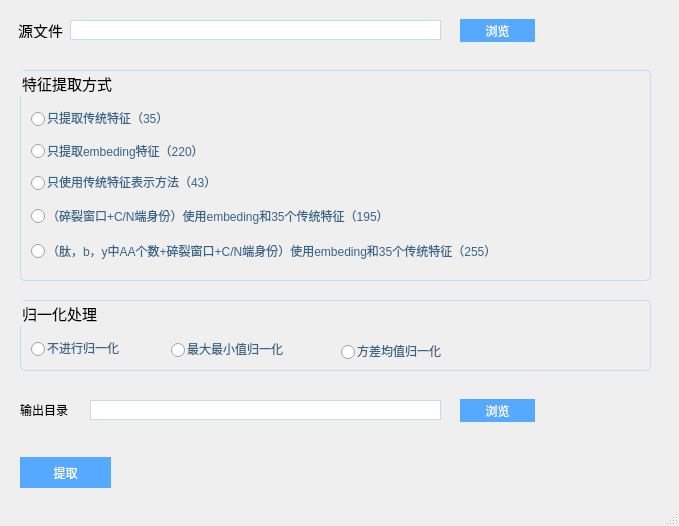
<?xml version="1.0" encoding="UTF-8"?>
<ui version="4.0">
 <class>MainWindow</class>
 <widget class="QMainWindow" name="MainWindow">
  <property name="geometry">
   <rect>
    <x>0</x>
    <y>0</y>
    <width>679</width>
    <height>526</height>
   </rect>
  </property>
  <property name="font">
   <font>
    <family>微软雅黑</family>
    <pointsize>11</pointsize>
   </font>
  </property>
  <property name="windowTitle">
   <string>MainWindow</string>
  </property>
  <property name="styleSheet">
   <string notr="true">
QLineEdit,QPlainTextEdit,QSpinBox,QDoubleSpinBox{

border:1px solid  #C0DCF2;
padding:2px;
background:none;
selection-background-color:#EEEEEE;
selection-color:#000000;
}

QLineEdit[echoMode=&quot;2&quot;]{
lineedit-password-character:9679;
}

QPushButton
{
    color: rgb(255, 255, 255);
    background-color: rgb(85, 170, 255);
    border:none;
    padding: 3px;
    font-family: &quot;微软雅黑&quot;;
    font-size: 12px;
    text-align: center;
}
QComboBox,QDateEdit,QSpinBox,QDoubleSpinBox{
border-radius:3px;
padding:3px 5px 3px 5px;
border:1px solid #C0DCF2;
}

QComboBox::drop-down,QDateEdit::drop-down{
subcontrol-origin:padding;
subcontrol-position:top right;
width:15px;
border-left-width:1px;
border-left-style:solid;
border-top-right-radius:3px;
border-bottom-right-radius:3px;
border-left-color:#C0DCF2;
}

QComboBox::down-arrow,QDateEdit::down-arrow{
image:url(:/image/array_down.png);
}
.QGroupBox{
border:1px solid #C0DCF2;
border-radius:5px;
font-family: &quot;微软雅黑&quot;;
}

QRadioButton{
color:#386487;
spacing:2px;
}

QRadioButton::indicator{
width:15px;
height:15px;
}

QRadioButton::indicator::unchecked{
image:url(&quot;D:/Documents/PyQt5/qt_protein/qt_protein/ui/images/radio_normal.png&quot;);
}

QRadioButton::indicator::checked{
image:url(&quot;D:/Documents/PyQt5/qt_protein/qt_protein/ui/images/radio_selected.png&quot;);
}</string>
  </property>
  <widget class="QWidget" name="centralwidget">
   <widget class="QLabel" name="label">
    <property name="geometry">
     <rect>
      <x>18</x>
      <y>22</y>
      <width>51</width>
      <height>16</height>
     </rect>
    </property>
    <property name="font">
     <font>
      <family>微软雅黑</family>
      <pointsize>11</pointsize>
     </font>
    </property>
    <property name="text">
     <string>源文件</string>
    </property>
   </widget>
   <widget class="QLineEdit" name="file_path">
    <property name="geometry">
     <rect>
      <x>70</x>
      <y>20</y>
      <width>371</width>
      <height>20</height>
     </rect>
    </property>
   </widget>
   <widget class="QPushButton" name="open_file_button">
    <property name="geometry">
     <rect>
      <x>460</x>
      <y>19</y>
      <width>75</width>
      <height>23</height>
     </rect>
    </property>
    <property name="font">
     <font>
      <family>微软雅黑</family>
      <pointsize>-1</pointsize>
     </font>
    </property>
    <property name="text">
     <string>浏览</string>
    </property>
   </widget>
   <widget class="QGroupBox" name="groupBox">
    <property name="geometry">
     <rect>
      <x>20</x>
      <y>70</y>
      <width>631</width>
      <height>211</height>
     </rect>
    </property>
    <property name="font">
     <font>
      <family>微软雅黑</family>
      <pointsize>11</pointsize>
     </font>
    </property>
    <property name="title">
     <string>特征提取方式</string>
    </property>
    <widget class="QRadioButton" name="radioButton35">
     <property name="geometry">
      <rect>
       <x>10</x>
       <y>40</y>
       <width>171</width>
       <height>16</height>
      </rect>
     </property>
     <property name="text">
      <string>只提取传统特征（35）</string>
     </property>
    </widget>
    <widget class="QRadioButton" name="radioButton220">
     <property name="geometry">
      <rect>
       <x>10</x>
       <y>70</y>
       <width>231</width>
       <height>21</height>
      </rect>
     </property>
     <property name="text">
      <string>只提取embeding特征（220）</string>
     </property>
    </widget>
    <widget class="QRadioButton" name="radioButton43">
     <property name="geometry">
      <rect>
       <x>10</x>
       <y>104</y>
       <width>231</width>
       <height>16</height>
      </rect>
     </property>
     <property name="text">
      <string>只使用传统特征表示方法（43）</string>
     </property>
    </widget>
    <widget class="QRadioButton" name="radioButton195">
     <property name="geometry">
      <rect>
       <x>10</x>
       <y>135</y>
       <width>461</width>
       <height>21</height>
      </rect>
     </property>
     <property name="text">
      <string>（碎裂窗口+C/N端身份）使用embeding和35个传统特征（195）</string>
     </property>
    </widget>
    <widget class="QRadioButton" name="radioButton255">
     <property name="geometry">
      <rect>
       <x>10</x>
       <y>170</y>
       <width>611</width>
       <height>21</height>
      </rect>
     </property>
     <property name="text">
      <string>（肽，b，y中AA个数+碎裂窗口+C/N端身份）使用embeding和35个传统特征（255）</string>
     </property>
    </widget>
   </widget>
   <widget class="QGroupBox" name="groupBox_2">
    <property name="geometry">
     <rect>
      <x>20</x>
      <y>300</y>
      <width>631</width>
      <height>71</height>
     </rect>
    </property>
    <property name="font">
     <font>
      <family>微软雅黑</family>
      <pointsize>11</pointsize>
     </font>
    </property>
    <property name="title">
     <string>归一化处理</string>
    </property>
    <widget class="QRadioButton" name="radioButtonn0">
     <property name="geometry">
      <rect>
       <x>10</x>
       <y>40</y>
       <width>141</width>
       <height>16</height>
      </rect>
     </property>
     <property name="text">
      <string>不进行归一化</string>
     </property>
    </widget>
    <widget class="QRadioButton" name="radioButtonn1">
     <property name="geometry">
      <rect>
       <x>150</x>
       <y>41</y>
       <width>151</width>
       <height>16</height>
      </rect>
     </property>
     <property name="text">
      <string>最大最小值归一化</string>
     </property>
    </widget>
    <widget class="QRadioButton" name="radioButtonn2">
     <property name="geometry">
      <rect>
       <x>320</x>
       <y>43</y>
       <width>131</width>
       <height>16</height>
      </rect>
     </property>
     <property name="text">
      <string>方差均值归一化</string>
     </property>
    </widget>
   </widget>
   <widget class="QLabel" name="label_2">
    <property name="geometry">
     <rect>
      <x>20</x>
      <y>402</y>
      <width>71</width>
      <height>16</height>
     </rect>
    </property>
    <property name="text">
     <string>输出目录</string>
    </property>
   </widget>
   <widget class="QLineEdit" name="output_path">
    <property name="geometry">
     <rect>
      <x>90</x>
      <y>400</y>
      <width>351</width>
      <height>20</height>
     </rect>
    </property>
   </widget>
   <widget class="QPushButton" name="output_dir_btn">
    <property name="geometry">
     <rect>
      <x>460</x>
      <y>399</y>
      <width>75</width>
      <height>23</height>
     </rect>
    </property>
    <property name="text">
     <string>浏览</string>
    </property>
   </widget>
   <widget class="QPushButton" name="feature_btn">
    <property name="geometry">
     <rect>
      <x>20</x>
      <y>457</y>
      <width>91</width>
      <height>31</height>
     </rect>
    </property>
    <property name="text">
     <string>提取</string>
    </property>
   </widget>
  </widget>
  <widget class="QMenuBar" name="menubar">
   <property name="geometry">
    <rect>
     <x>0</x>
     <y>0</y>
     <width>679</width>
     <height>23</height>
    </rect>
   </property>
  </widget>
  <widget class="QStatusBar" name="statusbar"/>
 </widget>
 <resources/>
 <connections/>
</ui>
